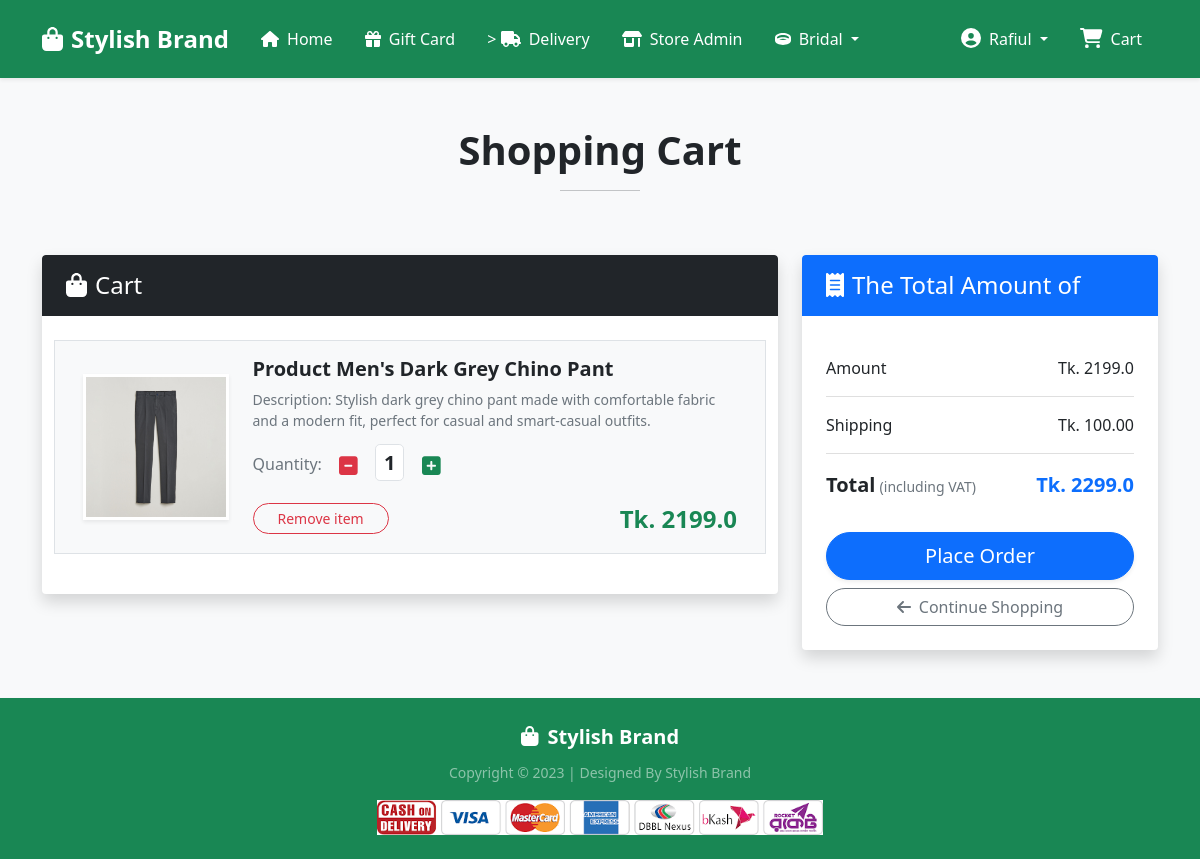
The app's page /cart/ (signed in) with its own data.
### Shop/models.py (models this page shows, shortened)
class Cart(models.Model):
    user = models.ForeignKey(User, on_delete=models.CASCADE)
    product = models.ForeignKey(Product, on_delete=models.CASCADE)
    quantity = models.PositiveIntegerField(default=1)

class Product(models.Model):
    title = models.CharField(max_length=100)
    selling_price = models.FloatField()
    discounted_price = models.FloatField()
    description = models.TextField()
    brand = models.CharField(max_length=100)
    category = models.CharField(choices=CATEGORY_CHOICES, max_length=2)
    product_image = models.ImageField(upload_to="productimg")

### Shop/views.py (the view)
# urls.py: path("cart/", views.show_cart, name="showcart"),
def show_cart(request):
    if request.user.is_authenticated:
        user = request.user
        cart = Cart.objects.filter(user=user)
        amount = 0
        shipping_amount = 100
        total_amount = 0
        cart_product = [p for p in Cart.objects.all() if p.user == user]
        if cart_product:
            for p in cart_product:
                tempamount = p.quantity * p.product.discounted_price
                amount += tempamount
                totalamount = amount + shipping_amount
        else:
            return render(request, "shop/emptycart.html")
        return render(
            request,
            "shop/addtocart.html",
            {"carts": cart, "totalamount": totalamount, "amount": amount},
        )

### Shop/templates/Shop/addtocart.html (shortened to what this page needs)
{% extends 'Shop/base.html' %}
{% load static %}
{% block main-content %}
<div class="container my-5">
    <div class="row g-4">
        <div class="text-center mb-4">
            <h1 class="fw-bold display-6">Shopping Cart</h1>
            <hr class="mx-auto border-primary border-3 opacity-100"
                style="width:80px;">
        </div>
        <div class="col-lg-8">
            <div class="card border-0 shadow rounded-4 overflow-hidden">
                <div class="card-header bg-dark text-white py-3 px-4 border-0">
                    <h3 class="mb-0 fs-4"><i
                            class="fas fa-shopping-bag me-2"></i>Cart</h3>
                </div>
                <div class="card-body p-4">
                    {% for cart in carts %}
                    <div
                        class="row cart-item p-3 mb-3 bg-light rounded-4 border">
                        <div class="col-sm-3 text-center align-self-center"><img
                                src="{{cart.product.product_image.url}}" alt
                                srcset
                                class="img-fluid rounded-4 shadow-sm border border-3 border-white"
                                height="150" width="150"> </div>
                        <div class="col-sm-9">
                            <div>
                                <h5 class="fw-bold text-dark">Product
                                    {{cart.product.title}}</h5>
                                <p class="mb-2 text-muted small">Description:
                                    {{cart.product.description}}</p>
                                <div class="my-3">
                                    <label for="quantity"
                                        class="fw-semibold text-secondary">Quantity:</label>
                                    <a class="minus-cart btn text-danger"
                                        pid="{{cart.product.id}}"><i
                                            class="fas fa-minus-square fa-lg"></i></a>
                                    <span id="quantity"
                                        class="fw-bold fs-5 px-2 py-1 bg-white border rounded-3">{{cart.quantity}}</span>
                                    <a class="plus-cart btn text-success"
                                        pid="{{cart.product.id}}"><i
                                            class="fas fa-plus-square fa-lg"></i></a>
                                </div>
                                <div
                                    class="d-flex justify-content-between align-items-center">
                                    <a href="#"
                                        class="btn btn-sm btn-outline-danger mr-3 remove-cart rounded-pill px-4"
                                        pid="{{cart.product.id}}">Remove item
                                    </a>
                                    <p
                                        class="mb-0 fs-4 text-success"><span><strong>Tk.
                                                {{cart.product.discounted_price}}</strong></span></p>
                                </div>
                            </div>
                        </div>
                    </div>
                    {% endfor %}
                </div>
            </div>
        </div>
        <div class="col-lg-4">
            <div
                class="card border-0 shadow rounded-4 overflow-hidden position-sticky"
                style="top: 90px;">
                <div
                    class="card-header bg-primary text-white py-3 px-4 border-0">
                    <h3 class="mb-0 fs-4"><i class="fas fa-receipt me-2"></i>The
                        Total Amount of</h3>
                </div>
                <div class="card-body p-4">
                    <ul class="list-group list-group-flush">
                        <li
                            class="list-group-item d-flex justify-content-between align-items-center px-0 py-3 fw-semibold">
                            Amount<span>Tk. <span
                                    id="amount">{{amount}}</span></span></li>
                        <li
                            class="list-group-item d-flex justify-content-between align-items-center px-0 py-3 fw-semibold">
                            Shipping<span>Tk. 100.00</span></li>
                        <li
                            class="list-group-item d-flex justify-content-between align-items-center border-0 px-0 py-3 mb-3">
                            <div>
                                <strong class="fs-5">Total</strong> <small
                                    class="text-muted">(including VAT)</small>
                            </div>
                            <span class="text-primary fs-5"><strong><strong
                                        id="totalamount">Tk.
                                        {{totalamount}}</strong></strong></span>
                        </li>
                    </ul>
                    <div class="d-grid gap-2">
                        <a href="{% url 'checkout' %}"
                            class="btn btn-primary btn-lg rounded-pill shadow-sm">Place
                            Order</a>
                        <a href="{% url 'home' %}"
                            class="btn btn-outline-secondary rounded-pill"><i
                                class="fas fa-arrow-left me-2"></i>Continue
                            Shopping</a>
                    </div>
                </div>
            </div>
        </div>
    </div>
</div>
{% endblock main-content %}

### Shop/templates/Shop/base.html (shortened to what this page needs)
<!doctype html>
{% load static %}
<html lang="en">
    <head>
        <link
            href="https://cdn.jsdelivr.net/npm/bootstrap@5.0.0-beta1/dist/css/bootstrap.min.css"
            rel="stylesheet"
>
        <link rel="stylesheet"
            href="{% static 'Shop/css/owl.carousel.min.css' %}">
        <link rel="stylesheet" href="{% static 'Shop/css/all.min.css' %}">
        <link rel="stylesheet" href="{% static 'Shop/css/style.css' %}">
    </head>
    <body class="bg-light">
        <nav
            class="navbar navbar-expand-lg navbar-dark bg-success shadow-sm py-3">
            <div class="container">
                <a class="navbar-brand fw-bold fs-4 d-flex align-items-center"
                    href="/">
                    <i class="fas fa-shopping-bag me-2"></i>
                    Stylish Brand
                </a>
                <div class="collapse navbar-collapse"
                    id="navbarSupportedContent">
                    <ul
                        class="navbar-nav me-auto mb-2 mb-lg-0 align-items-lg-center">
                        <li class="nav-item">
                            <a class="nav-link active fw-semibold px-3"
                                href="/">
                                <i class="fas fa-home me-1"></i>
                                Home
                            </a>
                        </li>
                        <li class="nav-item">
                            <a class="nav-link active fw-semibold px-3"
                                href=" {% url 'gift_card_page' %}">
                                <i class="fas fa-gift me-1"></i>
                                Gift Card
                            </a>
                        </li>
                        <li class="nav-item">
                            <a class="nav-link active fw-semibold px-3"
                                href="{% url 'orders' %}">>
                                <i class="fas fa-truck me-1"></i>
                                Delivery
                            </a>
                        </li>
                        {% if user.is_authenticated %}
                        {% if user.is_superuser %}
                        <li class="nav-item">
                            <a class="nav-link active fw-semibold px-3"
                                href="{% url 'store_admin_dashboard' %}">
                                <i class="fas fa-store-alt me-1"></i>
                                Store Admin
                            </a>
                        </li>
                        {% endif %}
                        {% endif %}
                        <li class="nav-item dropdown">
                            <a
                                class="nav-link dropdown-toggle text-white fw-semibold px-3"
                                href="#"
                                id="bridalDropdown"
                                role="button"
                                data-bs-toggle="dropdown"
                                aria-expanded="false">
                                <i class="fas fa-ring me-1"></i>
                                Bridal
                            </a>
                        </li>
                    </ul>
                    <div>
                        <ul
                            class="navbar-nav mb-2 mb-lg-0 align-items-lg-center">
                            {% if request.user.is_authenticated %}
                            <li class="nav-item dropdown mx-lg-2">
                                <a
                                    class="nav-link dropdown-toggle text-white fw-semibold"
                                    href="#"
                                    id="profileDropdown"
                                    role="button"
                                    data-bs-toggle="dropdown"
                                    aria-expanded="false">
                                    <i class="fas fa-user-circle me-1 fs-5"></i>
                                    {{ request.user.username|capfirst }}
                                </a>
                            </li>
                            <li class="nav-item mx-lg-2">
                                <a href="{% url 'showcart' %}"
                                    class="nav-link text-white fw-semibold position-relative">
                                    <i
                                        class="fas fa-shopping-cart fs-5 me-1"></i>
                                    Cart
                                </a>
                            </li>
                            {% endif %}
                        </ul>
                    </div>
                </div>
            </div>
        </nav>
        {% block main-content %}
        {% endblock main-content %}
        <footer
            class="container-fluid bg-success text-center text-white py-4 mt-5 shadow-sm">
            <div class="container">
                <div class="mb-2">
                    <span class="fw-bold fs-5">
                        <i class="fas fa-shopping-bag me-1"></i>
                        Stylish Brand
                    </span>
                </div>
                <small class="text-white-50">
                    Copyright &copy; 2023 |
                    Designed By Stylish Brand
                </small>
                <div class="mt-3">
                    <img src="{% static 'Shop/images/paymentlogo.png' %}"
                        alt="Payment Methods"
                        class="img-fluid"
                        style="max-height: 35px;">
                </div>
            </div>
        </footer>
    </body>
</html>

### records on screen
Cart: product.product_image (picture), product "Men's Dark Grey Chino Pant", product.description "Stylish dark grey chino pant made with comfortable fabric and a modern fit, perfect for casual and smart-casual outfits.", quantity "1", product.discounted_price "2199.0"

### other values on screen
{{ request.user.username|capfirst }} "Rafiul"
{{ amount }} "2199.0"
{{ totalamount }} "2299.0"
